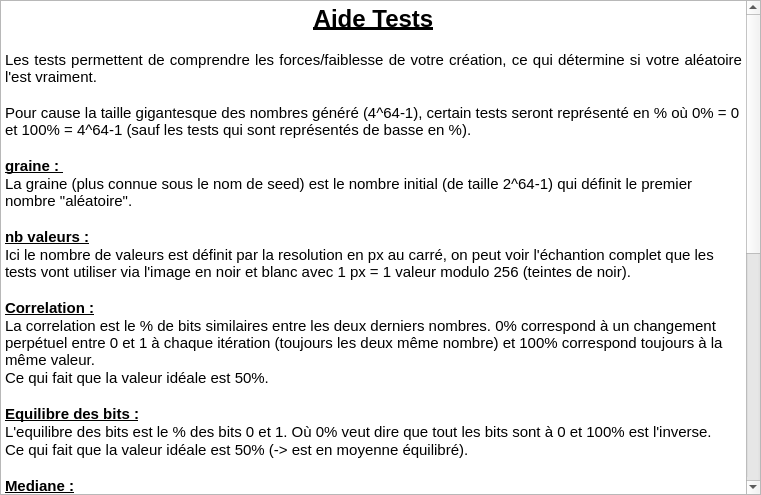
<?xml version="1.0" encoding="UTF-8"?>
<ui version="4.0">
 <class>AideTests</class>
 <widget class="QDialog" name="AideTests">
  <property name="geometry">
   <rect>
    <x>0</x>
    <y>0</y>
    <width>761</width>
    <height>495</height>
   </rect>
  </property>
  <property name="windowTitle">
   <string>Dialog</string>
  </property>
  <layout class="QVBoxLayout" name="verticalLayout">
   <property name="leftMargin">
    <number>0</number>
   </property>
   <property name="topMargin">
    <number>0</number>
   </property>
   <property name="rightMargin">
    <number>0</number>
   </property>
   <property name="bottomMargin">
    <number>0</number>
   </property>
   <item>
    <widget class="QTextEdit" name="textEdit">
     <property name="readOnly">
      <bool>true</bool>
     </property>
     <property name="html">
      <string>&lt;!DOCTYPE HTML PUBLIC &quot;-//W3C//DTD HTML 4.0//EN&quot; &quot;http://www.w3.org/TR/REC-html40/strict.dtd&quot;&gt;
&lt;html&gt;&lt;head&gt;&lt;meta name=&quot;qrichtext&quot; content=&quot;1&quot; /&gt;&lt;meta charset=&quot;utf-8&quot; /&gt;&lt;style type=&quot;text/css&quot;&gt;
p, li { white-space: pre-wrap; }
hr { height: 1px; border-width: 0; }
li.unchecked::marker { content: &quot;\2610&quot;; }
li.checked::marker { content: &quot;\2612&quot;; }
&lt;/style&gt;&lt;/head&gt;&lt;body style=&quot; font-family:'Ubuntu Sans'; font-size:11pt; font-weight:400; font-style:normal;&quot;&gt;
&lt;p align=&quot;center&quot; style=&quot; margin-top:0px; margin-bottom:0px; margin-left:0px; margin-right:0px; -qt-block-indent:0; text-indent:0px;&quot;&gt;&lt;span style=&quot; font-size:18pt; font-weight:700; text-decoration: underline;&quot;&gt;Aide Tests&lt;/span&gt;&lt;/p&gt;
&lt;p align=&quot;justify&quot; style=&quot;-qt-paragraph-type:empty; margin-top:0px; margin-bottom:0px; margin-left:0px; margin-right:0px; -qt-block-indent:0; text-indent:0px;&quot;&gt;&lt;br /&gt;&lt;/p&gt;
&lt;p align=&quot;justify&quot; style=&quot; margin-top:0px; margin-bottom:0px; margin-left:0px; margin-right:0px; -qt-block-indent:0; text-indent:0px;&quot;&gt;Les tests permettent de comprendre les forces/faiblesse de votre création, ce qui détermine si votre aléatoire l'est vraiment.&lt;/p&gt;
&lt;p style=&quot;-qt-paragraph-type:empty; margin-top:0px; margin-bottom:0px; margin-left:0px; margin-right:0px; -qt-block-indent:0; text-indent:0px;&quot;&gt;&lt;br /&gt;&lt;/p&gt;
&lt;p style=&quot; margin-top:0px; margin-bottom:0px; margin-left:0px; margin-right:0px; -qt-block-indent:0; text-indent:0px;&quot;&gt;Pour cause la taille gigantesque des nombres généré (4^64-1), certain tests seront représenté en % où 0% = 0 et 100% = 4^64-1 (sauf les tests qui sont représentés de basse en %).&lt;/p&gt;
&lt;p style=&quot;-qt-paragraph-type:empty; margin-top:0px; margin-bottom:0px; margin-left:0px; margin-right:0px; -qt-block-indent:0; text-indent:0px;&quot;&gt;&lt;br /&gt;&lt;/p&gt;
&lt;p style=&quot; margin-top:0px; margin-bottom:0px; margin-left:0px; margin-right:0px; -qt-block-indent:0; text-indent:0px;&quot;&gt;&lt;span style=&quot; font-weight:700; text-decoration: underline;&quot;&gt;graine : &lt;/span&gt;&lt;/p&gt;
&lt;p style=&quot; margin-top:0px; margin-bottom:0px; margin-left:0px; margin-right:0px; -qt-block-indent:0; text-indent:0px;&quot;&gt;La graine (plus connue sous le nom de seed) est le nombre initial (de taille 2^64-1) qui définit le premier nombre &amp;quot;aléatoire&amp;quot;.&lt;/p&gt;
&lt;p style=&quot;-qt-paragraph-type:empty; margin-top:0px; margin-bottom:0px; margin-left:0px; margin-right:0px; -qt-block-indent:0; text-indent:0px;&quot;&gt;&lt;br /&gt;&lt;/p&gt;
&lt;p style=&quot; margin-top:0px; margin-bottom:0px; margin-left:0px; margin-right:0px; -qt-block-indent:0; text-indent:0px;&quot;&gt;&lt;span style=&quot; font-weight:700; text-decoration: underline;&quot;&gt;nb valeurs :&lt;/span&gt;&lt;/p&gt;
&lt;p style=&quot; margin-top:0px; margin-bottom:0px; margin-left:0px; margin-right:0px; -qt-block-indent:0; text-indent:0px;&quot;&gt;Ici le nombre de valeurs est définit par la resolution en px au carré, on peut voir l'échantion complet que les tests vont utiliser via l'image en noir et blanc avec 1 px = 1 valeur modulo 256 (teintes de noir).&lt;/p&gt;
&lt;p style=&quot;-qt-paragraph-type:empty; margin-top:0px; margin-bottom:0px; margin-left:0px; margin-right:0px; -qt-block-indent:0; text-indent:0px;&quot;&gt;&lt;br /&gt;&lt;/p&gt;
&lt;p style=&quot; margin-top:0px; margin-bottom:0px; margin-left:0px; margin-right:0px; -qt-block-indent:0; text-indent:0px;&quot;&gt;&lt;span style=&quot; font-weight:700; text-decoration: underline;&quot;&gt;Correlation :&lt;/span&gt;&lt;/p&gt;
&lt;p style=&quot; margin-top:0px; margin-bottom:0px; margin-left:0px; margin-right:0px; -qt-block-indent:0; text-indent:0px;&quot;&gt;La correlation est le % de bits similaires entre les deux derniers nombres. 0% correspond à un changement perpétuel entre 0 et 1 à chaque itération (toujours les deux même nombre) et 100% correspond toujours à la même valeur.&lt;/p&gt;
&lt;p style=&quot; margin-top:0px; margin-bottom:0px; margin-left:0px; margin-right:0px; -qt-block-indent:0; text-indent:0px;&quot;&gt;Ce qui fait que la valeur idéale est 50%.&lt;/p&gt;
&lt;p style=&quot;-qt-paragraph-type:empty; margin-top:0px; margin-bottom:0px; margin-left:0px; margin-right:0px; -qt-block-indent:0; text-indent:0px;&quot;&gt;&lt;br /&gt;&lt;/p&gt;
&lt;p style=&quot; margin-top:0px; margin-bottom:0px; margin-left:0px; margin-right:0px; -qt-block-indent:0; text-indent:0px;&quot;&gt;&lt;span style=&quot; font-weight:700; text-decoration: underline;&quot;&gt;Equilibre des bits :&lt;/span&gt;&lt;/p&gt;
&lt;p style=&quot; margin-top:0px; margin-bottom:0px; margin-left:0px; margin-right:0px; -qt-block-indent:0; text-indent:0px;&quot;&gt;L'equilibre des bits est le % des bits 0 et 1. Où 0% veut dire que tout les bits sont à 0 et 100% est l'inverse.&lt;/p&gt;
&lt;p style=&quot; margin-top:0px; margin-bottom:0px; margin-left:0px; margin-right:0px; -qt-block-indent:0; text-indent:0px;&quot;&gt;Ce qui fait que la valeur idéale est 50% (-&amp;gt; est en moyenne équilibré).&lt;/p&gt;
&lt;p style=&quot;-qt-paragraph-type:empty; margin-top:0px; margin-bottom:0px; margin-left:0px; margin-right:0px; -qt-block-indent:0; text-indent:0px;&quot;&gt;&lt;br /&gt;&lt;/p&gt;
&lt;p style=&quot; margin-top:0px; margin-bottom:0px; margin-left:0px; margin-right:0px; -qt-block-indent:0; text-indent:0px;&quot;&gt;&lt;span style=&quot; font-weight:700; text-decoration: underline;&quot;&gt;Mediane :&lt;/span&gt;&lt;/p&gt;
&lt;p style=&quot; margin-top:0px; margin-bottom:0px; margin-left:0px; margin-right:0px; -qt-block-indent:0; text-indent:0px;&quot;&gt;La mediane est la valeurs qui se trouve au centre de l'échantion. Idéalement elle doit être la moitié de la valeur max (2^64-1).&lt;/p&gt;
&lt;p style=&quot; margin-top:0px; margin-bottom:0px; margin-left:0px; margin-right:0px; -qt-block-indent:0; text-indent:0px;&quot;&gt;Comme le nombre est trop grand on le met en % comme expliqué tout en haut.&lt;/p&gt;
&lt;p style=&quot;-qt-paragraph-type:empty; margin-top:0px; margin-bottom:0px; margin-left:0px; margin-right:0px; -qt-block-indent:0; text-indent:0px;&quot;&gt;&lt;br /&gt;&lt;/p&gt;
&lt;p style=&quot; margin-top:0px; margin-bottom:0px; margin-left:0px; margin-right:0px; -qt-block-indent:0; text-indent:0px;&quot;&gt;&lt;span style=&quot; font-weight:700; text-decoration: underline;&quot;&gt;Moyenne :&lt;/span&gt;&lt;/p&gt;
&lt;p style=&quot; margin-top:0px; margin-bottom:0px; margin-left:0px; margin-right:0px; -qt-block-indent:0; text-indent:0px;&quot;&gt;La moynne correspond à la somme de l'échantillon divisé par le nb de valeurs.&lt;/p&gt;
&lt;p style=&quot; margin-top:0px; margin-bottom:0px; margin-left:0px; margin-right:0px; -qt-block-indent:0; text-indent:0px;&quot;&gt;Idéalement elle doit être la moitié de la valeur max (2^64-1).&lt;/p&gt;
&lt;p style=&quot; margin-top:0px; margin-bottom:0px; margin-left:0px; margin-right:0px; -qt-block-indent:0; text-indent:0px;&quot;&gt;Comme le nombre est trop grand on le met en % comme expliqué tout en haut.&lt;/p&gt;
&lt;p style=&quot;-qt-paragraph-type:empty; margin-top:0px; margin-bottom:0px; margin-left:0px; margin-right:0px; -qt-block-indent:0; text-indent:0px;&quot;&gt;&lt;br /&gt;&lt;/p&gt;
&lt;p style=&quot; margin-top:0px; margin-bottom:0px; margin-left:0px; margin-right:0px; -qt-block-indent:0; text-indent:0px;&quot;&gt;&lt;span style=&quot; font-weight:700; text-decoration: underline;&quot;&gt;Uniformité :&lt;/span&gt;&lt;/p&gt;
&lt;p style=&quot; margin-top:0px; margin-bottom:0px; margin-left:0px; margin-right:0px; -qt-block-indent:0; text-indent:0px;&quot;&gt;L'uniformité reprérente la répartition des valeurs sur la plage possible (0 à 4^64). Ici les coupures se feront à chaque 1% et on compte le nb valeurs dans ce cartier.&lt;/p&gt;
&lt;p style=&quot; margin-top:0px; margin-bottom:0px; margin-left:0px; margin-right:0px; -qt-block-indent:0; text-indent:0px;&quot;&gt;Cette valeur est représenté en %. 0% correspond à que toutes les valeurs se trouve dans le même cartier et 100% correspond au fait qu'il y ait autant de valeurs dans chaque cartier.&lt;/p&gt;
&lt;p style=&quot; margin-top:0px; margin-bottom:0px; margin-left:0px; margin-right:0px; -qt-block-indent:0; text-indent:0px;&quot;&gt;Ce qui fait que la valeur idéale est 100%.&lt;/p&gt;
&lt;p style=&quot; margin-top:0px; margin-bottom:0px; margin-left:0px; margin-right:0px; -qt-block-indent:0; text-indent:0px;&quot;&gt;Attention, cette valeur n'est pas totalement fiable suivant le nb de valeurs étudiées&lt;/p&gt;
&lt;p style=&quot;-qt-paragraph-type:empty; margin-top:0px; margin-bottom:0px; margin-left:0px; margin-right:0px; -qt-block-indent:0; text-indent:0px;&quot;&gt;&lt;br /&gt;&lt;/p&gt;
&lt;p style=&quot; margin-top:0px; margin-bottom:0px; margin-left:0px; margin-right:0px; -qt-block-indent:0; text-indent:0px;&quot;&gt;&lt;span style=&quot; font-weight:700; text-decoration: underline;&quot;&gt;Coefficient de Variation :&lt;/span&gt;&lt;/p&gt;
&lt;p style=&quot; margin-top:0px; margin-bottom:0px; margin-left:0px; margin-right:0px; -qt-block-indent:0; text-indent:0px;&quot;&gt;Le CV est le % de concentration des valeurs autour de la moyenne.&lt;/p&gt;
&lt;p style=&quot; margin-top:0px; margin-bottom:0px; margin-left:0px; margin-right:0px; -qt-block-indent:0; text-indent:0px;&quot;&gt;Il utilise l'ecart type divisé par la moyenne fois 100.&lt;/p&gt;
&lt;p style=&quot; margin-top:0px; margin-bottom:0px; margin-left:0px; margin-right:0px; -qt-block-indent:0; text-indent:0px;&quot;&gt;0% correspond à une consentration identique des valeurs sur la moyenne et 100% correspond à une dispertion des valeurs  &lt;/p&gt;
&lt;p style=&quot; margin-top:0px; margin-bottom:0px; margin-left:0px; margin-right:0px; -qt-block-indent:0; text-indent:0px;&quot;&gt;Attention, la moyenne peut ne pas être le millieu de la plage (regardez les tests précédent pour vérifier).&lt;/p&gt;
&lt;p style=&quot; margin-top:0px; margin-bottom:0px; margin-left:0px; margin-right:0px; -qt-block-indent:0; text-indent:0px;&quot;&gt;Le CV idéal n'est pas 50 %, mais environ 57,7 %.&lt;/p&gt;
&lt;p style=&quot; margin-top:0px; margin-bottom:0px; margin-left:0px; margin-right:0px; -qt-block-indent:0; text-indent:0px;&quot;&gt;Mais attention, cette valeur seul ne veut rien dire!&lt;/p&gt;
&lt;p align=&quot;justify&quot; style=&quot;-qt-paragraph-type:empty; margin-top:0px; margin-bottom:0px; margin-left:0px; margin-right:0px; -qt-block-indent:0; text-indent:0px;&quot;&gt;&lt;br /&gt;&lt;/p&gt;&lt;/body&gt;&lt;/html&gt;</string>
     </property>
    </widget>
   </item>
  </layout>
 </widget>
 <resources/>
 <connections/>
</ui>
